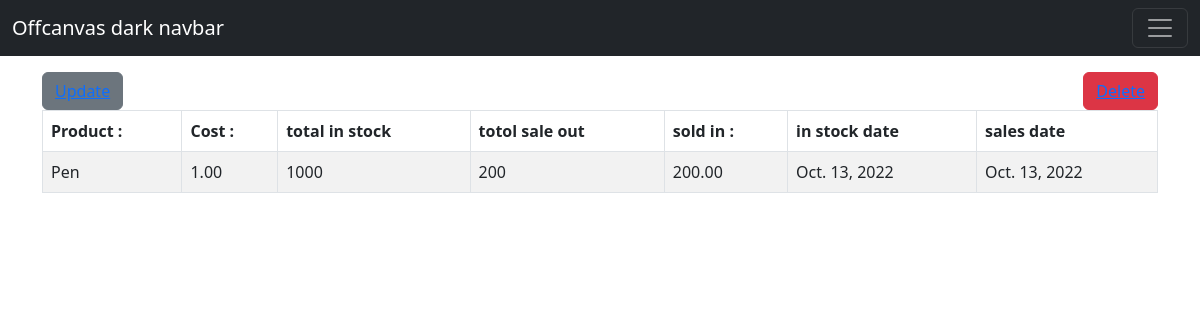
The app's page /view_detail/5/ (signed in) with its own data.
### inve/models.py (models this page shows, shortened)
class Inventory(models.Model):
    name = models.CharField(max_length= 100, null= False, blank=False)
    cost_product = models.DecimalField(max_digits = 20, decimal_places = 2, null=False, blank=False)
    qty_in_stock = models.IntegerField(null=False, blank=False)
    qty_sold = models.IntegerField(null=False, blank=False)
    sales = models.DecimalField(max_digits = 20, decimal_places = 2, null=False, blank=False)
    stack_date = models.DateField(auto_now_add=True)
    last_sales_date = models.DateField(auto_now=True)

### inve/views.py (the view)
# urls.py: path('view_detail/<id>/',views.veiw_detail,name='view_detail'),
@login_required
def veiw_detail(request, id):
    inve = get_object_or_404(Inventory,pk=id)
    return render(request,'inve/view_detail.html',{'inve':inve})

### inve/templates/inve/view_detail.html (shortened to what this page needs)
{% extends "inve/layout.html" %}
{% load crispy_forms_tags %}
{% block content %}
<div class="mt-5"  style="margin: top 30%;">
    <div class="container">
        <table class="table table-striped table-bordered table-hovet">
            <thead class="thead-dark">
                <tr>
                    <th scope='col' >Product :</th>
                    <th scope='col'>Cost :</th>
                    <th scope='col'>total in stock</th>
                    <th scope='col'>totol sale out</th>
                    <th scope='col'>sold in :</th>
                    <th scope='col'>in stock date</th>
                    <th scope='col'>sales date </th>
                </tr>
            </thead>
            <tbody>
                <tr style=" cursor: position; cursor: hand;" >
                    <td scope='row'>{{inve.name}}</td>
                    <td scope='row'>{{inve.cost_product}}</td>
                    <td scope='row'>{{inve.qty_in_stock}}</td>
                    <td scope='row'>{{inve.qty_sold}}</td>
                    <td scope='row'>{{inve.sales}}</td>
                    <td scope='row'>{{inve.stack_date}}</td>
                    <td scope='row'>{{inve.last_sales_date}}</td>
                </tr>
            </tbody>
            <div style="display:flex; justify-content: space-between ;">
                <button class="btn btn-secondary" type="submit"><a href="{% url 'update' inve.id %}">Update</a></button>
                <button class="btn btn-danger" type="submit"><a href="{% url 'delete' inve.id %}">Delete</a></button>
            </div>
    </div>
</div>
{% endblock content %}

### records on screen
Inventory: name "Pen", cost_product "1.00", qty_in_stock "1000", qty_sold "200", sales "200.00", stack_date "Oct. 13, 2022", last_sales_date "Oct. 13, 2022"
